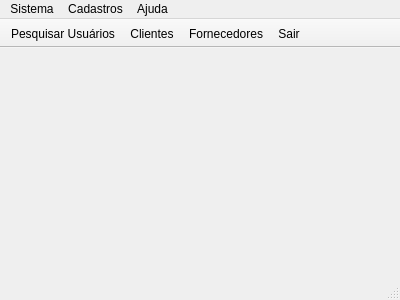
<?xml version="1.0" encoding="UTF-8"?>
<ui version="4.0">
 <class>TelaPrincipal</class>
 <widget class="QMainWindow" name="TelaPrincipal">
  <property name="geometry">
   <rect>
    <x>0</x>
    <y>0</y>
    <width>400</width>
    <height>300</height>
   </rect>
  </property>
  <property name="windowTitle">
   <string>Menu Principal - Sistema ...</string>
  </property>
  <widget class="QWidget" name="centralWidget"/>
  <widget class="QMenuBar" name="menuBar">
   <property name="geometry">
    <rect>
     <x>0</x>
     <y>0</y>
     <width>400</width>
     <height>27</height>
    </rect>
   </property>
   <widget class="QMenu" name="menuSistema">
    <property name="title">
     <string>Sistema</string>
    </property>
    <addaction name="miIncluirUsuario"/>
    <addaction name="miPesquisarUsuarios"/>
    <addaction name="separator"/>
    <addaction name="miSair"/>
   </widget>
   <widget class="QMenu" name="menuAjuda">
    <property name="title">
     <string>Ajuda</string>
    </property>
    <addaction name="miSobre"/>
   </widget>
   <widget class="QMenu" name="menuCadastros">
    <property name="title">
     <string>Cadastros</string>
    </property>
    <addaction name="miPesquisarClientes"/>
    <addaction name="miPesquisarFornecedores"/>
   </widget>
   <addaction name="menuSistema"/>
   <addaction name="menuCadastros"/>
   <addaction name="menuAjuda"/>
  </widget>
  <widget class="QToolBar" name="mainToolBar">
   <property name="movable">
    <bool>false</bool>
   </property>
   <attribute name="toolBarArea">
    <enum>TopToolBarArea</enum>
   </attribute>
   <attribute name="toolBarBreak">
    <bool>false</bool>
   </attribute>
   <addaction name="miPesquisarUsuarios"/>
   <addaction name="miPesquisarClientes"/>
   <addaction name="miPesquisarFornecedores"/>
   <addaction name="miSair"/>
  </widget>
  <widget class="QStatusBar" name="statusBar"/>
  <action name="miIncluirUsuario">
   <property name="text">
    <string>Incluir Usuário</string>
   </property>
   <property name="toolTip">
    <string>Incluir novo usuário</string>
   </property>
  </action>
  <action name="miPesquisarUsuarios">
   <property name="icon">
    <iconset resource="Imagens.qrc">
     <normaloff>:/imagens/usuarios.png</normaloff>:/imagens/usuarios.png</iconset>
   </property>
   <property name="text">
    <string>Pesquisar Usuários</string>
   </property>
   <property name="toolTip">
    <string>Pesquisar usuários cadastrados</string>
   </property>
  </action>
  <action name="miSair">
   <property name="icon">
    <iconset resource="Imagens.qrc">
     <normaloff>:/imagens/sair02.png</normaloff>:/imagens/sair02.png</iconset>
   </property>
   <property name="text">
    <string>Sair</string>
   </property>
   <property name="toolTip">
    <string>Finalizar sistema</string>
   </property>
   <property name="shortcut">
    <string>Ctrl+X</string>
   </property>
  </action>
  <action name="miSobre">
   <property name="text">
    <string>Sobre</string>
   </property>
  </action>
  <action name="miPesquisarClientes">
   <property name="icon">
    <iconset resource="Imagens.qrc">
     <normaloff>:/imagens/clientes.png</normaloff>:/imagens/clientes.png</iconset>
   </property>
   <property name="text">
    <string>Clientes</string>
   </property>
   <property name="toolTip">
    <string>Pesquisar clientes cadastrados</string>
   </property>
  </action>
  <action name="miPesquisarFornecedores">
   <property name="icon">
    <iconset resource="Imagens.qrc">
     <normaloff>:/imagens/fornecedores.png</normaloff>:/imagens/fornecedores.png</iconset>
   </property>
   <property name="text">
    <string>Fornecedores</string>
   </property>
   <property name="toolTip">
    <string>Pesquisar fornecedores cadastrados</string>
   </property>
  </action>
 </widget>
 <layoutdefault spacing="6" margin="11"/>
 <resources>
  <include location="Imagens.qrc"/>
 </resources>
 <connections/>
</ui>
